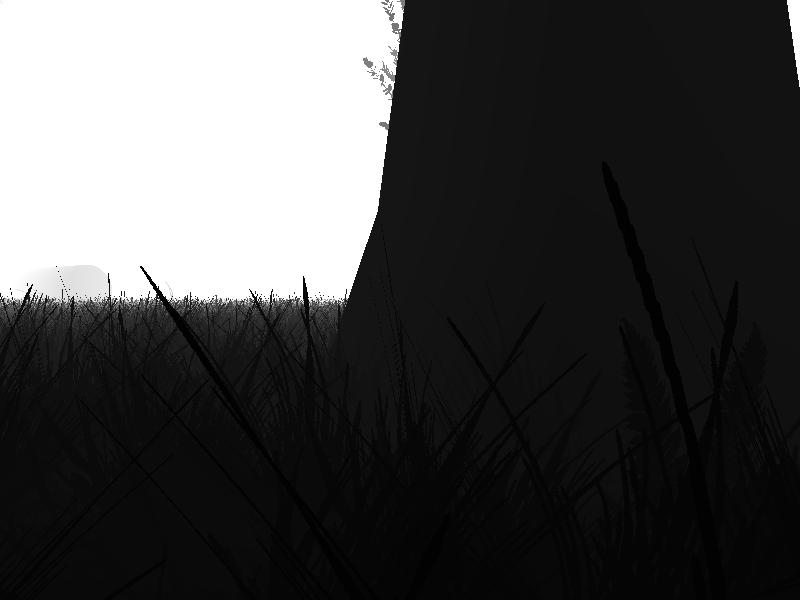
#> input picture test-images/frame--depth-250.jpg, 800 x 600 px, found by its file name
$ python obs-det-0.py
#> lines starting #> are read from the running program, lines starting #| are printed output that depends on the picture; after the words box and inside, x2 and y2 are one past the last pixel; in counts of white or black regions, pixels touching at a corner belong together
import cv2
import numpy as np
import glob
import os
import sys
import time
import matplotlib.pyplot as plt

imagename = "/home/matt-ip/Desktop/temp/frames/frame--depth-250.jpg"
#print(imagename)
img = cv2.imread(imagename, 0) # 0 params, for grey image; 600x800 image
#> img is the input picture: shape (600, 800); min 0, max 255, mean 71.6
rows, cols = img.shape[:2]  # image height and width
#> rows = 600; cols = 800
#print(img)  # all image pixels value in array
#print(img[10, 10])  # one pixel value in 10,10 coordinate

y1 = 0
x1 = 0
M = rows//20 # image height divided by 20
#> M = 30
N = cols//20 # image width divided by 20
#> N = 40

obstacle = False

obs_left = 0
obs_right = 0

#for y in range(0,rows,M): # whole image in tiles
for y in range(0,int(0.6*rows),M): # bottom 60% of image in tiles
	for x in range(0,cols,N):
	#for x in range(int(cols*0.15),int(cols*0.85),N):
		y1 = y + M
		x1 = x + N
		tile = img[y:y+M, x:x+N]

		tile_img_name = "/home/matt-ip/Desktop/auto-forest-nav/img-tiles/img_" + str(x) + '_' + str(y) + ".jpg"

		cv2.rectangle(img, (x,y), (x1,y1), (0,255,0))
		#cv2.imwrite(tile_img_name, tile)

		##tile_img = cv2.imread(tile_img_name, 0)

		#thresh = cv2.threshold(tile, 230, 255, cv2.THRESH_BINARY)[1]
		thresh = cv2.threshold(tile, 31.875, 255, cv2.THRESH_BINARY_INV)[1]
		pixels = cv2.countNonZero(thresh)

		if pixels == (M * N):
			obstacle = True
			if x < 400:
				obs_left +=1
			else:
				obs_right +=1
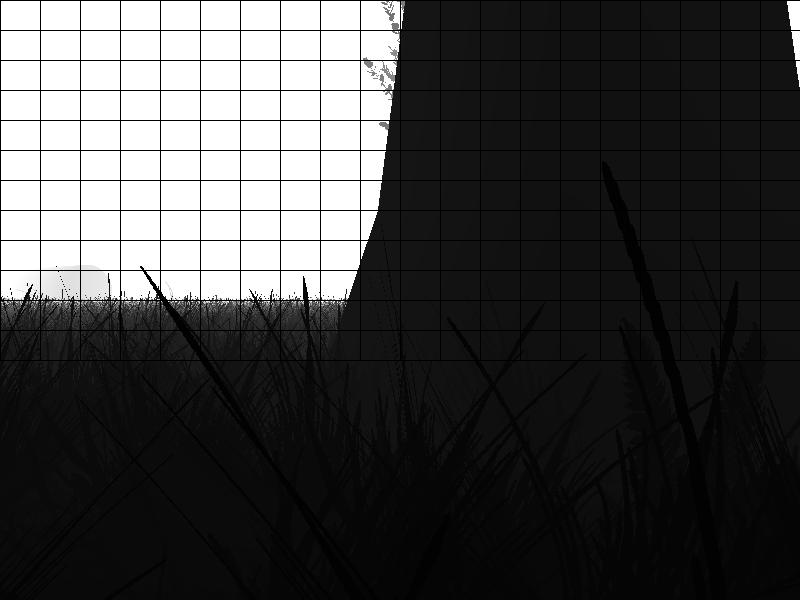
#> img: shape (600, 800); 3.61% of pixels changed, all inside (x1, y1, x2, y2) = (0, 0, 800, 361)
#> thresh: shape (30, 40); every value is 255
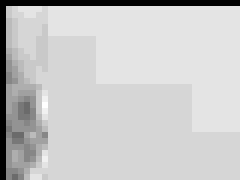
#> tile: shape (30, 40) (shown 6 times larger); min 0, max 19, mean 14.99; drawn with min black and max white
#> after the loop, obs_left = 3; obs_right = 115

	# [5 lines of commented-out code are left out]

if obstacle == False:
	print("w")
else:
	print("obs_left = ", obs_left, ", obs_right = ", obs_right)
#| obs_left =  3 , obs_right =  115

cv2.imshow('image window', img)
cv2.waitKey(0)

$ run again, with test-images/frame--depth-0.jpg copied over test-images/frame--depth-250.jpg
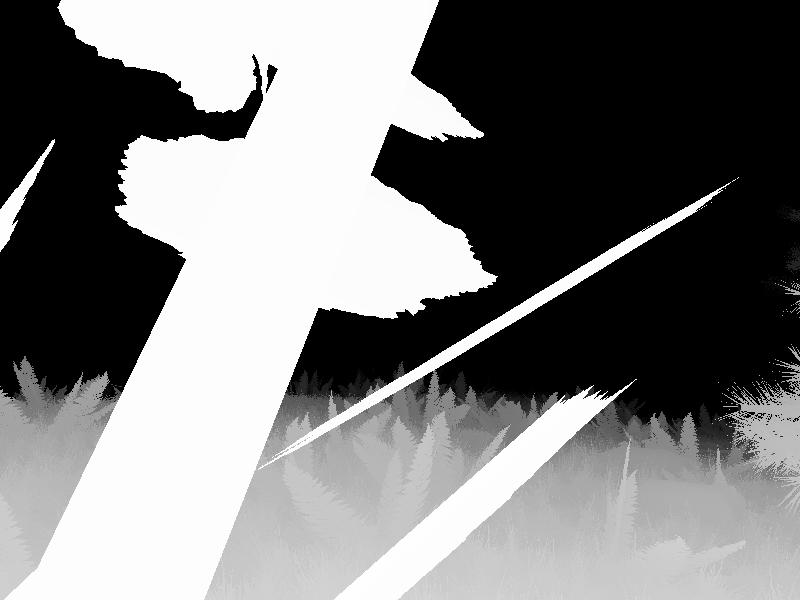
#> input picture test-images/frame--depth-0.jpg, 800 x 600 px, found by its file name
#> img is the input picture: shape (600, 800); min 0, max 255, mean 124.2
#> after the loop `for y in range(0,int(0.6*rows),M):`:
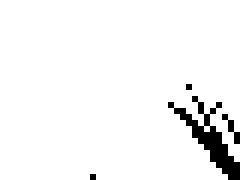
#> thresh: shape (30, 40) (shown 6 times larger); 95.6% white; black in thin lines or dots, all inside (x1, y1, x2, y2) = (15, 14, 40, 30)
#> after the loop `for y in range(0,int(0.6*rows),M):`:
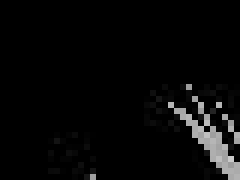
#> tile: shape (30, 40) (shown 6 times larger); min 0, max 201, mean 8.1
#> after the loop `for y in range(0,int(0.6*rows),M):`: obs_left = 27; obs_right = 80
#| obs_left =  27 , obs_right =  80

$ run again, with test-images/frame--depth-1.jpg copied over test-images/frame--depth-250.jpg
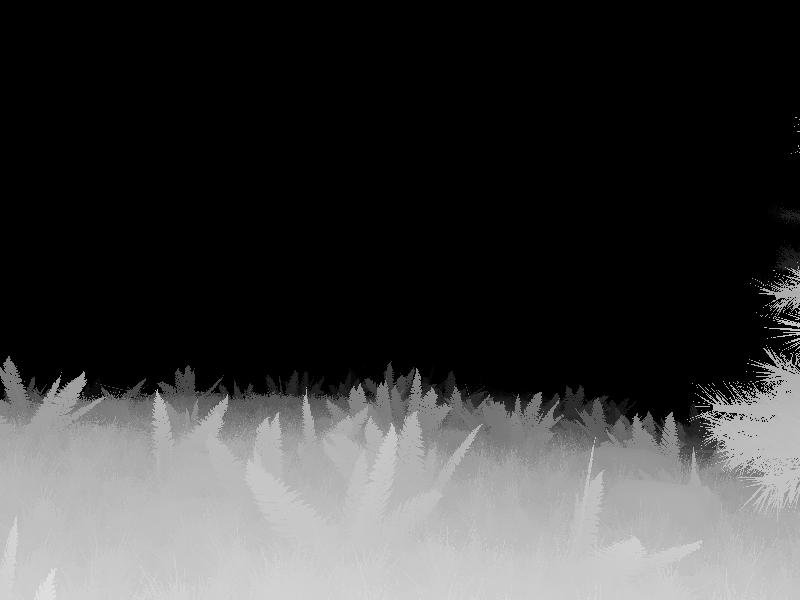
#> input picture test-images/frame--depth-1.jpg, 800 x 600 px, found by its file name
#> img is the input picture: shape (600, 800); min 0, max 228, mean 60.4
#> after the loop `for y in range(0,int(0.6*rows),M):`:
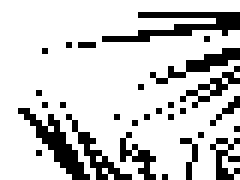
#> thresh: shape (30, 40) (shown 6 times larger); 80.3% white; black in thin lines or dots, all inside (x1, y1, x2, y2) = (3, 2, 40, 30)
#> after the loop `for y in range(0,int(0.6*rows),M):`:
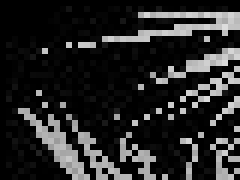
#> tile: shape (30, 40) (shown 6 times larger); min 0, max 221, mean 38.8
#> after the loop `for y in range(0,int(0.6*rows),M):`: obs_left = 119; obs_right = 109
#| obs_left =  119 , obs_right =  109
